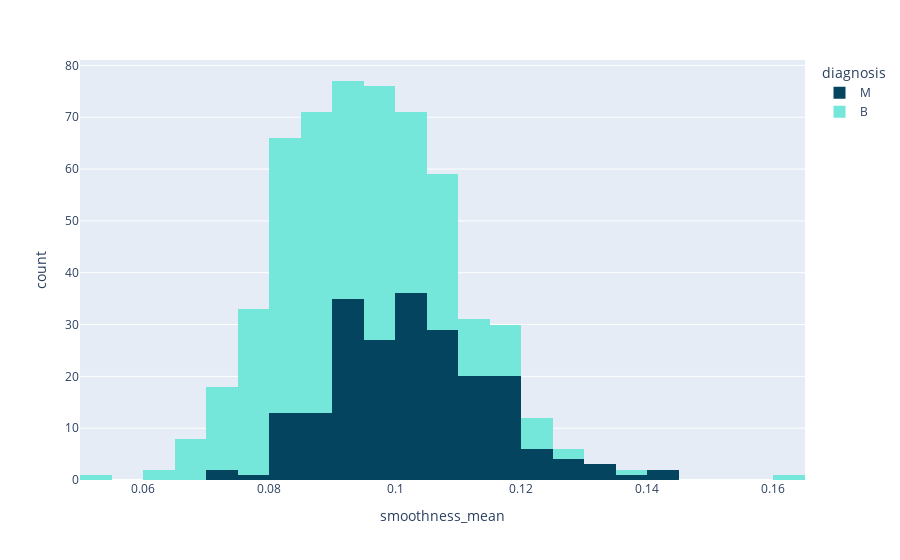

The notebook cell saved with this chart:
### Code cell
px.histogram(data_frame=df,x='smoothness_mean',color='diagnosis',color_discrete_sequence=['#05445E','#75E6DA'])

### Figure 1 — Plotly figure (JSON) as saved in the notebook; plotly's stock layout.template omitted (floating-point values rounded to 4 significant figures; data arrays with more than 128 entries replaced by an {"elided": "..."} marker saying what was removed)
{"data": [{"alignmentgroup": "True", "bingroup": "x", "hovertemplate": "diagnosis=M<br>smoothness_mean=%{x}<br>count=%{y}<extra></extra>", "legendgroup": "M", "marker": {"color": "#05445E", "pattern": {"shape": ""}}, "name": "M", "offsetgroup": "M", "orientation": "v", "showlegend": true, "type": "histogram", "x": {"elided": "212 float values"}, "xaxis": "x", "yaxis": "y"}, {"alignmentgroup": "True", "bingroup": "x", "hovertemplate": "diagnosis=B<br>smoothness_mean=%{x}<br>count=%{y}<extra></extra>", "legendgroup": "B", "marker": {"color": "#75E6DA", "pattern": {"shape": ""}}, "name": "B", "offsetgroup": "B", "orientation": "v", "showlegend": true, "type": "histogram", "x": {"elided": "357 float values"}, "xaxis": "x", "yaxis": "y"}], "layout": {"barmode": "relative", "legend": {"title": {"text": "diagnosis"}, "tracegroupgap": 0}, "margin": {"t": 60}, "xaxis": {"anchor": "y", "domain": [0, 1], "title": {"text": "smoothness_mean"}}, "yaxis": {"anchor": "x", "domain": [0, 1], "title": {"text": "count"}}}}
